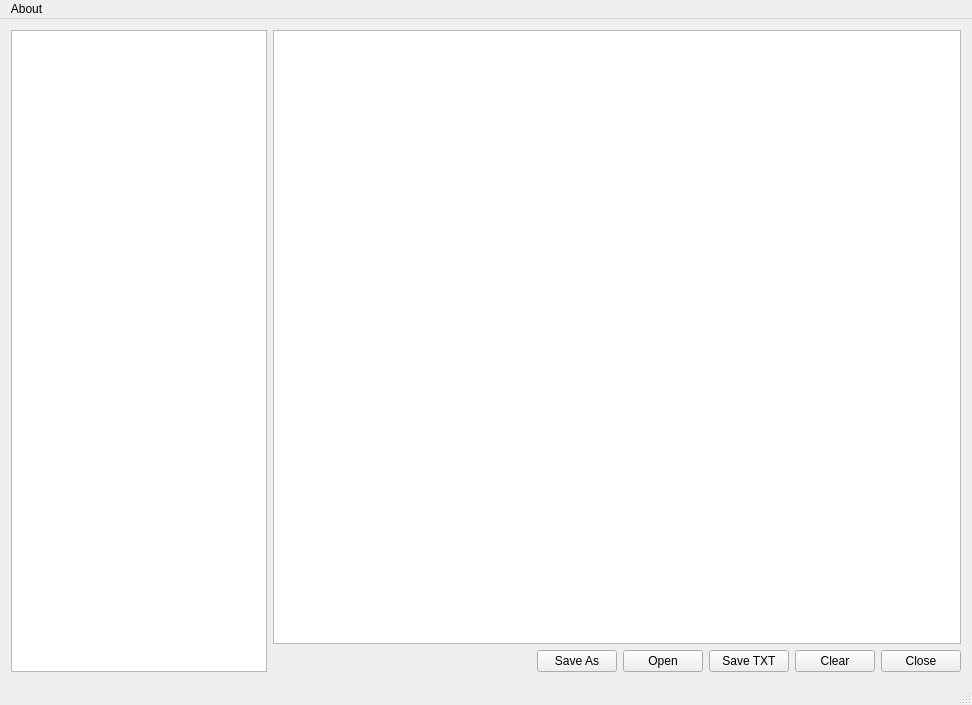
<?xml version="1.0" encoding="UTF-8"?>
<ui version="4.0">
 <class>MainWindow</class>
 <widget class="QMainWindow" name="MainWindow">
  <property name="geometry">
   <rect>
    <x>0</x>
    <y>0</y>
    <width>972</width>
    <height>705</height>
   </rect>
  </property>
  <property name="windowTitle">
   <string>STDF V4 Reader</string>
  </property>
  <widget class="QWidget" name="MainCentralWidget">
   <layout class="QGridLayout" name="gridLayout">
    <item row="0" column="0">
     <layout class="QHBoxLayout" name="MianHorizontalLayout">
      <item>
       <widget class="QListWidget" name="RecordListWidget">
        <property name="sizePolicy">
         <sizepolicy hsizetype="Fixed" vsizetype="Expanding">
          <horstretch>0</horstretch>
          <verstretch>0</verstretch>
         </sizepolicy>
        </property>
       </widget>
      </item>
      <item>
       <layout class="QVBoxLayout" name="TableVerticalLayout">
        <item>
         <widget class="QTableWidget" name="RecordTableWidget">
          <property name="editTriggers">
           <set>QAbstractItemView::NoEditTriggers</set>
          </property>
         </widget>
        </item>
        <item>
         <layout class="QHBoxLayout" name="ButtonHorizontalLayout">
          <item>
           <spacer name="ButtonHorizontalSpacer">
            <property name="orientation">
             <enum>Qt::Horizontal</enum>
            </property>
            <property name="sizeHint" stdset="0">
             <size>
              <width>40</width>
              <height>20</height>
             </size>
            </property>
           </spacer>
          </item>
          <item>
           <widget class="QPushButton" name="SaveChangeButton">
            <property name="text">
             <string>Save As</string>
            </property>
           </widget>
          </item>
          <item>
           <widget class="QPushButton" name="OpenButton">
            <property name="text">
             <string>Open</string>
            </property>
           </widget>
          </item>
          <item>
           <widget class="QPushButton" name="SaveButton">
            <property name="text">
             <string>Save TXT</string>
            </property>
           </widget>
          </item>
          <item>
           <widget class="QPushButton" name="ClearButton">
            <property name="text">
             <string>Clear</string>
            </property>
           </widget>
          </item>
          <item>
           <widget class="QPushButton" name="CloseButton">
            <property name="text">
             <string>Close</string>
            </property>
           </widget>
          </item>
         </layout>
        </item>
       </layout>
      </item>
     </layout>
    </item>
   </layout>
  </widget>
  <widget class="QMenuBar" name="MainMenuBar">
   <property name="geometry">
    <rect>
     <x>0</x>
     <y>0</y>
     <width>972</width>
     <height>23</height>
    </rect>
   </property>
   <widget class="QMenu" name="menuAbout">
    <property name="title">
     <string>About</string>
    </property>
    <addaction name="actionAbout"/>
    <addaction name="actionHelp"/>
   </widget>
   <addaction name="menuAbout"/>
  </widget>
  <widget class="QStatusBar" name="MainStatusBar"/>
  <action name="actionAbout">
   <property name="text">
    <string>About</string>
   </property>
  </action>
  <action name="actionHelp">
   <property name="text">
    <string>Help</string>
   </property>
  </action>
 </widget>
 <layoutdefault spacing="6" margin="11"/>
 <resources/>
 <connections/>
</ui>
